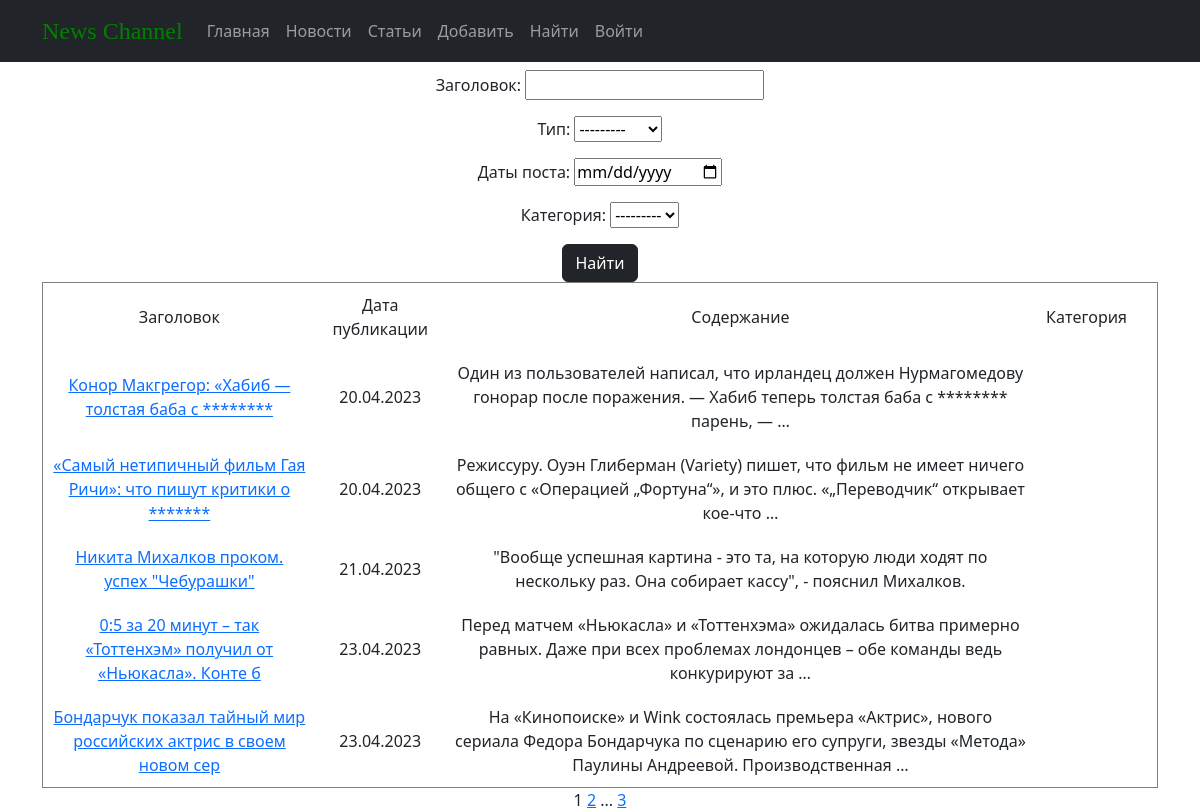
Page /news/search/ on the earlier database version.
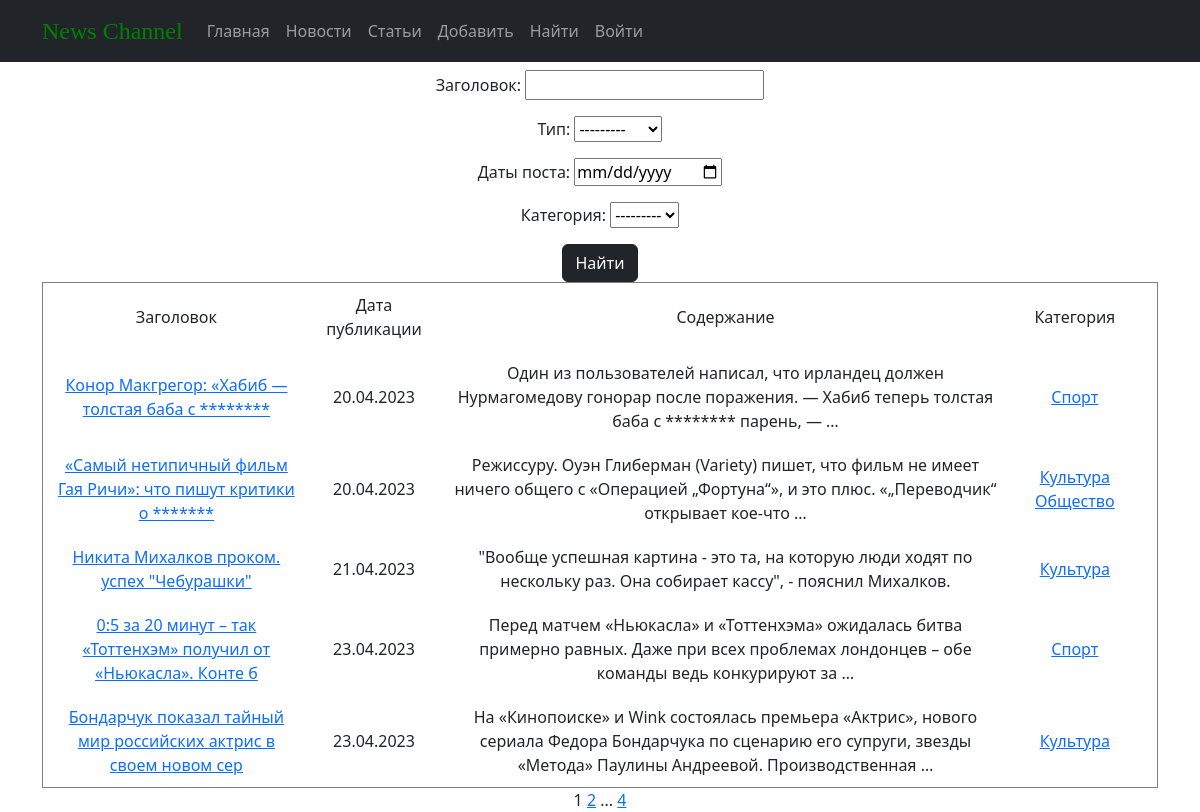
Same page on the later database version.
### news/models.py (models this page shows, shortened)
class Post(models.Model):
    author = models.ForeignKey(Author, on_delete=models.CASCADE, null=True, blank=True)
    NEWS = 'NW'
    ARTICLE = 'AR'
    CATEGORY_CHOCE =[
    (NEWS, 'Новость'),
    (ARTICLE, 'Статья')
    ]
    CategoryType = models.CharField(max_length=2, choices=CATEGORY_CHOCE, default=NEWS)
    postCategory = models.ManyToManyField(Category, through='PostCategory')
    date_time = models.DateTimeField(auto_now_add=True)
    heading = models.CharField(max_length=64)
    text = models.TextField()
    rating = models.SmallIntegerField(default=0)

class Category(models.Model):
    name = models.CharField(max_length=64, unique=True)
    subscriber = models.ManyToManyField(User, blank=True,  related_name='categories')
    def __str__(self):
        return self.name

### news/views.py (the view)
# urls.py: path('search/', SearchList.as_view()),
class SearchList(ListView):
    model= Post
    template_name = 'search.html'
    context_object_name = 'search'
    paginate_by = 5
    def get_filter(self):
        return PostFilter(self.request.GET, queryset=super().get_queryset())
    def get_queryset(self):
        return self.get_filter().qs
    def get_context_data(self, **kwargs):
        context = super().get_context_data(**kwargs)
        context['filterset'] = self.get_filter()
        return context

### news/templatetags/censor.py (called while the page is built)
@register.filter(name='Censor')
def Censor(value):
    Stoplist = ['идиот', 'хуйня', 'пидорас', 'титьками']
    sentence = value.split()
    for i in Stoplist:
        for words in sentence:
            if i in words:
                pos = sentence.index(words)
                sentence.remove(words)
                sentence.insert(pos, '*' * len(i))
    return " ".join(sentence)

### news/templatetags/custom_tags.py (called while the page is built)
@register.simple_tag(takes_context=True)
def url_replace(context, **kwargs):
   d = context['request'].GET.copy()
   for k, v in kwargs.items():
       d[k] = v
   return d.urlencode()

### news/templates/search.html (shortened to what this page needs)
{% extends 'flatpages/default.html' %}
{% load censor %}
{% load custom_tags %}
{% block content %}
<form action="" method="get">
   {{ filterset.form.as_p }}
   <input type="submit" class="btn btn-dark" value="Найти" />
</form>
{% if search %}
       <table cellspacing="5" cellpadding="10" border="1" width="100%">
           <tr>
               <td>Заголовок</td>
               <td>Дата публикации</td>
               <td>Содержание</td>
               <td>Категория</td>
           </tr>
          {% for search_p in search %}
           <tr>
               <td><a href="{% url 'post_detail' search_p.id %}">{{ search_p.heading|Censor}}</a></td>
               <td>{{ search_p.date_time|date:'d.m.Y'}}</td>
               <td>{{ search_p.text|truncatewords:20|Censor }}</td>
               <td>
                    {% for category in search_p.postCategory.all %}
                    <a href="{% url 'category_list' category.id %}">{{category}}</a>
                    {% endfor %}
               </td>
               <td>
               </td>
           </tr>
           {% endfor %}
       </table>
   {% else %}
       <h2>Публикаций нет!</h2>
   {% endif %}
{{ page_obj.number }}
{% if page_obj.has_next %}
    <a href="?{% url_replace page=page_obj.next_page_number %}">{{ page_obj.next_page_number }}</a>
    {% if paginator.num_pages != page_obj.next_page_number %}
        ...
        <a href="?{% url_replace page=page_obj.paginator.num_pages %}">{{ page_obj.paginator.num_pages }}</a>
    {% endif %}
{% endif %}
{% endblock content %}

### news/templates/flatpages/default.html (shortened to what this page needs)
{% load static %}
<!DOCTYPE html>
<html lang="en">
<head>
  <link href="{% static 'css/styles.css' %}" rel="stylesheet">
</head>
<body>
  <nav class="navbar navbar-expand-lg navbar-dark bg-dark static-top">
    <div class="container">
      <a class="navbar-brand" href="/news/"><font size="5" color="green" face="Bodoni MT Black">News Channel</font></a>
      <div class="collapse navbar-collapse" id="navbarResponsive">
        <ul class="navbar-nav ml-auto">
          <li class="nav-item active">
            <a class="nav-link" href="/news/">Главная</a>
          </li>
          <li class="nav-item">
            <a class="nav-link" href="/news/">Новости</a>
          </li>
          <li class="nav-item">
            <a class="nav-link" href="/news/">Статьи</a>
          </li>
          <li class="nav-item active">
            <a class="nav-link" href="/news/create/">Добавить</a>
          </li>
          <li class="nav-item active">
            <a class="nav-link" href="/news/search/">Найти</a>
          </li>
           <li class="nav-item active">
            <a class="nav-link" href="/accounts/login/">Войти</a>
          </li>
        </ul>
      </div>
    </div>
  </nav>
  <div class="container">
    <div class="row">
      <div class="col-lg-12 text-center">
       {% block content %}{% endblock content %}
      </div>
    </div>
  </div>
</body>
</html>

Differences in the rows shown:
added Category: name "Спорт"
added Category: name "Культура"
added Category: name "Общество", shown under Post "«Самый нетипичный фильм Гая Ричи»: что пишут критики о *******"
Other differences:
{{ page_obj.paginator.num_pages }}: "3" → "4"
